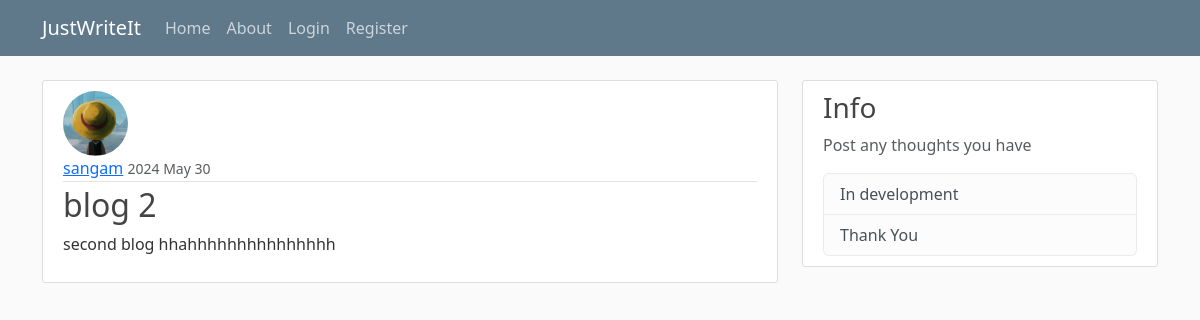
The app's page /post/2/ with its own data.
### blog/models.py (models this page shows, shortened)
class Post(models.Model):
    title = models.CharField(max_length = 100)
    content = models.TextField()
    date_posted = models.DateTimeField(default=timezone.now)
    author  = models.ForeignKey(User, on_delete=models.CASCADE)

### users/models.py (models this page shows, shortened)
class Profile(models.Model):
    user = models.OneToOneField(User, on_delete=models.CASCADE)
    image = models.ImageField(default="default.jpg", upload_to="profile_pics")

### blog/views.py (the view)
# urls.py: path('post/<int:pk>/', PostDetailView.as_view(), name='post-detail'),
class PostDetailView(DetailView):
    model = Post

### blog/templates/blog/post_detail.html (shortened to what this page needs)
{% extends "blog/base.html" %}
{% block content %}
    <article class="media content-section">
        <img class = "rounded-circle article-img" src ="{{ object.author.profile.image.url }}">
        <div class="media-body">
        <div class="article-metadata">
            <a class="mr-2" href="{% url 'user-posts' object.author.username  %}">{{ object.author }}</a>
            <small class="text-muted">{{ object.date_posted|date:"Y F d" }}</small>
        </div>
        <h2 class="article-title">{{ object.title }}</h2>
        <p class="article-content">{{ object.content }}</p>
        </div>
    </article>
{% endblock content %}

### blog/static/blog/main.css (style rules this page uses)
body { background: #fafafa; color: #333333; margin-top: 5rem; }
h1, h2, h3, h4, h5, h6 { color: #444444; }
.content-section { background: #ffffff; padding: 10px 20px; border: 1px solid #dddddd; border-radius: 3px; margin-bottom: 20px; }
.article-title { color: #444444; }
.article-content { white-space: pre-line; }
.article-img { height: 65px; width: 65px; margin-right: 16px; }
.article-metadata { padding-bottom: 1px; margin-bottom: 4px; border-bottom: 1px solid #e3e3e3 }

### records on screen
Post: author.profile.image (picture), author "sangam", date_posted "2024 May 30", title "blog 2", content "second blog hhahhhhhhhhhhhhhhh"
